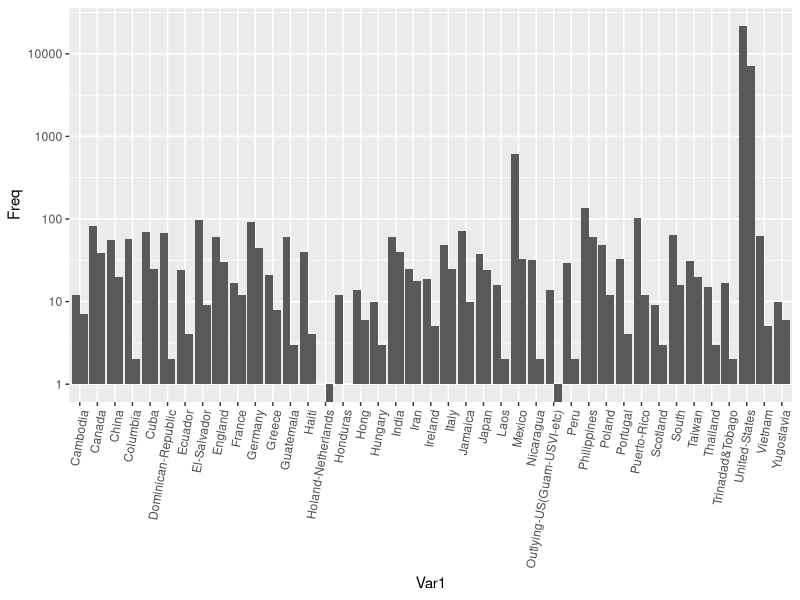
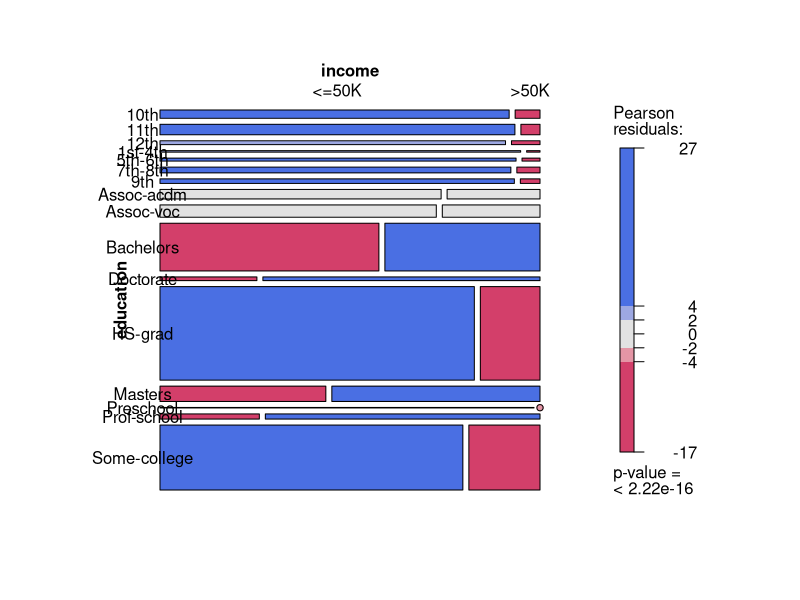
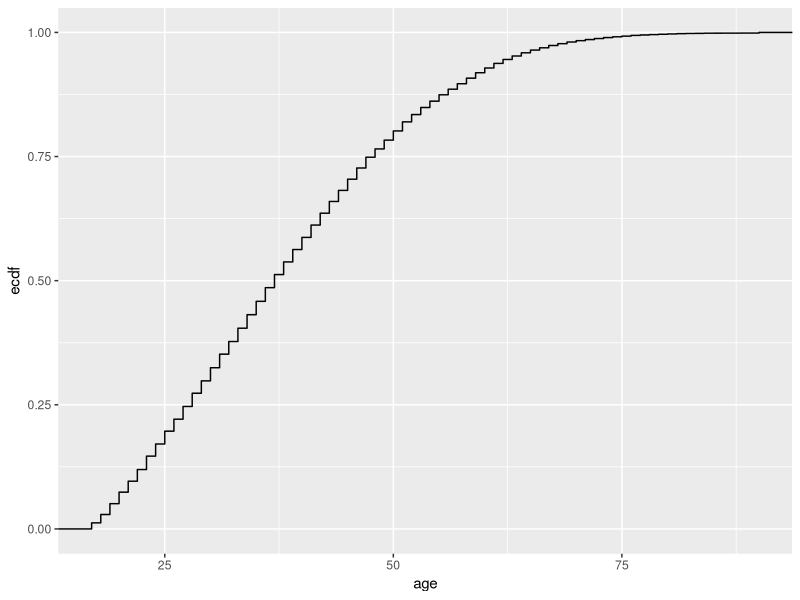

Source code (R) for these figures, in order:
library(ggplot2)
library(vcd)

outcome_data <- read.csv("outcome.csv", header=T, na.string=c("", "NA"))
print(colnames(outcome_data))
head(outcome_data)

table(outcome_data$relationship)
repeat_table <- table(outcome_data$native.country, outcome_data$income)
cat(repeat_table)

ggplot(data.frame(repeat_table), aes(Var1, Freq, Fill = Var2)) + geom_col(position = "dodge") + 
     theme(axis.text.x = element_text(angle = 80, hjust = 1)) + scale_y_continuous(trans = "log10")

mosaic(with(outcome_data, table(education, income)), shade=T, direction="h", rot_labels=c(0,0,0,0))
ggplot(data=outcome_data, aes(x=age, color=age)) + stat_ecdf()
